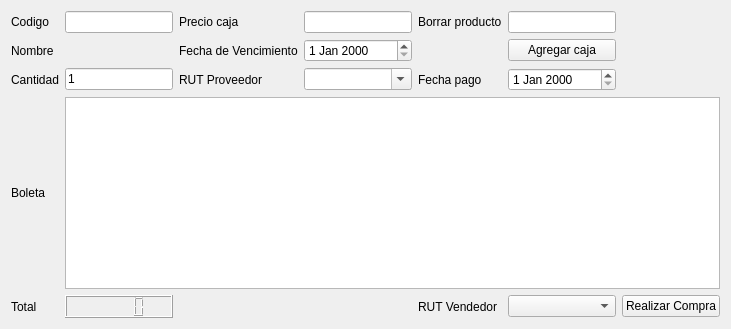
      <widget class="QWidget" name="page_10">
       <layout class="QGridLayout" name="gridLayout_15">
        <item row="0" column="0">
         <layout class="QGridLayout" name="gridLayout_14">
          <item row="4" column="2">
           <widget class="QLabel" name="label_51">
            <property name="text">
             <string>RUT Proveedor</string>
            </property>
           </widget>
          </item>
          <item row="4" column="4">
           <widget class="QLabel" name="label_53">
            <property name="text">
             <string>Fecha pago</string>
            </property>
           </widget>
          </item>
          <item row="0" column="3">
           <widget class="QLineEdit" name="precioCaja"/>
          </item>
          <item row="0" column="4">
           <widget class="QLabel" name="label_47">
            <property name="text">
             <string>Borrar producto</string>
            </property>
           </widget>
          </item>
          <item row="2" column="3">
           <widget class="QDateEdit" name="fechaVenc">
            <property name="sizePolicy">
             <sizepolicy hsizetype="Expanding" vsizetype="Fixed">
              <horstretch>0</horstretch>
              <verstretch>0</verstretch>
             </sizepolicy>
            </property>
           </widget>
          </item>
          <item row="2" column="0">
           <widget class="QLabel" name="label_42">
            <property name="text">
             <string>Nombre</string>
            </property>
           </widget>
          </item>
          <item row="4" column="3">
           <widget class="QComboBox" name="listaProveedores">
            <property name="sizePolicy">
             <sizepolicy hsizetype="Expanding" vsizetype="Fixed">
              <horstretch>0</horstretch>
              <verstretch>0</verstretch>
             </sizepolicy>
            </property>
            <property name="focusPolicy">
             <enum>Qt::ClickFocus</enum>
            </property>
            <property name="editable">
             <bool>true</bool>
            </property>
           </widget>
          </item>
          <item row="2" column="2">
           <widget class="QLabel" name="label_52">
            <property name="text">
             <string>Fecha de Vencimiento</string>
            </property>
           </widget>
          </item>
          <item row="2" column="1">
           <widget class="QLabel" name="label_48">
            <property name="sizePolicy">
             <sizepolicy hsizetype="Minimum" vsizetype="Fixed">
              <horstretch>0</horstretch>
              <verstretch>0</verstretch>
             </sizepolicy>
            </property>
            <property name="text">
             <string/>
            </property>
           </widget>
          </item>
          <item row="5" column="0">
           <widget class="QLabel" name="label_50">
            <property name="text">
             <string>Boleta</string>
            </property>
           </widget>
          </item>
          <item row="5" column="1" colspan="6">
           <widget class="QTextBrowser" name="detalleBoleta_2">
            <property name="font">
             <font>
              <family>Hack</family>
             </font>
            </property>
            <property name="focusPolicy">
             <enum>Qt::NoFocus</enum>
            </property>
           </widget>
          </item>
          <item row="6" column="0">
           <widget class="QLabel" name="label_45">
            <property name="text">
             <string>Total</string>
            </property>
           </widget>
          </item>
          <item row="6" column="4">
           <widget class="QLabel" name="label_43">
            <property name="text">
             <string>RUT Vendedor</string>
            </property>
           </widget>
          </item>
          <item row="6" column="5">
           <widget class="QComboBox" name="listaEmpleados_2">
            <property name="focusPolicy">
             <enum>Qt::ClickFocus</enum>
            </property>
           </widget>
          </item>
          <item row="6" column="6">
           <widget class="QPushButton" name="emitirBoleta_2">
            <property name="focusPolicy">
             <enum>Qt::NoFocus</enum>
            </property>
            <property name="text">
             <string>Realizar Compra</string>
            </property>
           </widget>
          </item>
          <item row="4" column="0">
           <widget class="QLabel" name="label_46">
            <property name="text">
             <string>Cantidad</string>
            </property>
           </widget>
          </item>
          <item row="4" column="1">
           <widget class="QLineEdit" name="cantidad_2">
            <property name="text">
             <string>1</string>
            </property>
            <property name="placeholderText">
             <string/>
            </property>
           </widget>
          </item>
          <item row="0" column="5">
           <widget class="QLineEdit" name="codigoBorrar_2">
            <property name="focusPolicy">
             <enum>Qt::ClickFocus</enum>
            </property>
           </widget>
          </item>
          <item row="0" column="0">
           <widget class="QLabel" name="label_44">
            <property name="text">
             <string>Codigo</string>
            </property>
           </widget>
          </item>
          <item row="0" column="1">
           <widget class="QLineEdit" name="codigoPistola_2"/>
          </item>
          <item row="0" column="2">
           <widget class="QLabel" name="label_54">
            <property name="text">
             <string>Precio caja</string>
            </property>
           </widget>
          </item>
          <item row="4" column="5">
           <widget class="QDateEdit" name="fechaPago">
            <property name="sizePolicy">
             <sizepolicy hsizetype="Expanding" vsizetype="Fixed">
              <horstretch>0</horstretch>
              <verstretch>0</verstretch>
             </sizepolicy>
            </property>
            <property name="focusPolicy">
             <enum>Qt::ClickFocus</enum>
            </property>
           </widget>
          </item>
          <item row="6" column="1">
           <widget class="QLCDNumber" name="totalBoleta_2"/>
          </item>
          <item row="2" column="5">
           <widget class="QPushButton" name="agregarCaja">
            <property name="text">
             <string>Agregar caja</string>
            </property>
            <property name="autoDefault">
             <bool>true</bool>
            </property>
           </widget>
          </item>
         </layout>
        </item>
       </layout>
      </widget>
